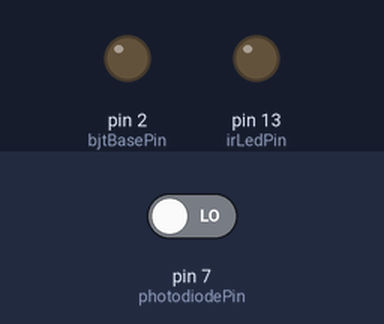
Bench run of a sketch on a simulated Arduino Uno, built with avr-gcc and run on an emulated ATmega328P. Shown: output pins drawn as LEDs (lit = HIGH). Inputs (shaded band) come from the test bench; at power-on: pin 7 (photodiodePin) LOW.

Above: at 1.3 s.
1.4 s: pin 7 (photodiodePin) driven HIGH
At 1.63 s:
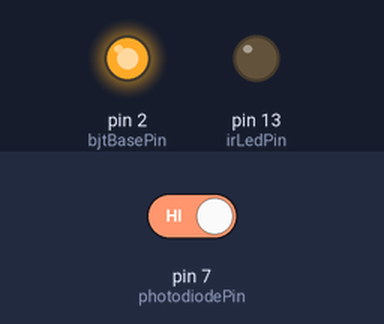
Timing chart, 0 to 4.4 s (numbered marks = the images above; inputs shaded):
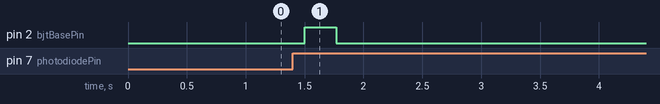

Measured:
- after the input at 1.4 s, pin 2 (bjtBasePin): LOW → HIGH after 0.10 s, → LOW 0.27 s later

The sketch:

Step_transmit.ino
```cpp
#include <IRremote.h>

// Define the pins
int irLedPin = 13;      // IR LED anode (+) connected to the collector
int bjtBasePin = 2;     // BJT base pin
int photodiodePin = 7;  // Digital pin for photodiode

IRsend irsend(2);

bool transmitted = false;  // Variable to track whether transmission has occurred

void setup() {
  // Set the pin modes
  pinMode(irLedPin, OUTPUT);
  pinMode(bjtBasePin, OUTPUT);
  pinMode(photodiodePin, INPUT);
}

void loop() {
  if (digitalRead(photodiodePin) == HIGH && !transmitted) {
    // Turn on the BJT to allow current to flow to the IR LED
    digitalWrite(bjtBasePin, HIGH);

    // Send your IR signal
    irsend.sendSony(0x1, 12);
    delay(200);

    // Turn off the BJT to stop the current flow to the IR LED
    digitalWrite(bjtBasePin, LOW);

    delay(200);

    transmitted = true;  // Set the flag to true after transmission
  } else if (digitalRead(photodiodePin) == LOW && transmitted) {
    // Turn on the BJT to allow current to flow to the IR LED
    digitalWrite(bjtBasePin, HIGH);

    // Send your IR signal
    irsend.sendSony(0x1, 12);
    delay(200);

    // Turn off the BJT to stop the current flow to the IR LED
    digitalWrite(bjtBasePin, LOW);

    delay(200);
    transmitted = false;
  }

  // Wait without transmitting
  delay(500); // Adjust the delay as needed
}
```
